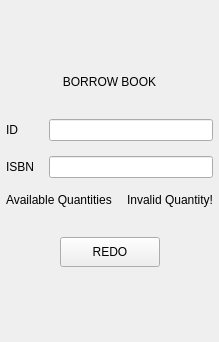
              <widget class="QWidget" name="page2">
               <layout class="QGridLayout" name="gridLayout_3">
                <property name="leftMargin">
                 <number>0</number>
                </property>
                <property name="topMargin">
                 <number>0</number>
                </property>
                <property name="rightMargin">
                 <number>0</number>
                </property>
                <property name="bottomMargin">
                 <number>0</number>
                </property>
                <property name="spacing">
                 <number>0</number>
                </property>
                <item row="0" column="1">
                 <spacer name="verticalSpacer_10">
                  <property name="orientation">
                   <enum>Qt::Vertical</enum>
                  </property>
                  <property name="sizeHint" stdset="0">
                   <size>
                    <width>20</width>
                    <height>75</height>
                   </size>
                  </property>
                 </spacer>
                </item>
                <item row="1" column="0">
                 <spacer name="horizontalSpacer_20">
                  <property name="orientation">
                   <enum>Qt::Horizontal</enum>
                  </property>
                  <property name="sizeHint" stdset="0">
                   <size>
                    <width>6</width>
                    <height>20</height>
                   </size>
                  </property>
                 </spacer>
                </item>
                <item row="1" column="1">
                 <layout class="QVBoxLayout" name="verticalLayout_23">
                  <property name="spacing">
                   <number>30</number>
                  </property>
                  <item>
                   <widget class="QLabel" name="lblTitleBorrowBook_3">
                    <property name="text">
                     <string>BORROW BOOK</string>
                    </property>
                    <property name="alignment">
                     <set>Qt::AlignCenter</set>
                    </property>
                   </widget>
                  </item>
                  <item>
                   <layout class="QVBoxLayout" name="verticalLayout_22">
                    <property name="spacing">
                     <number>30</number>
                    </property>
                    <item>
                     <layout class="QVBoxLayout" name="verticalLayout_21">
                      <property name="spacing">
                       <number>15</number>
                      </property>
                      <item>
                       <layout class="QHBoxLayout" name="horizontalLayout_10">
                        <item>
                         <layout class="QVBoxLayout" name="verticalLayout_24">
                          <item>
                           <widget class="QLabel" name="lbl_ID_3">
                            <property name="text">
                             <string>ID</string>
                            </property>
                           </widget>
                          </item>
                          <item>
                           <widget class="QLabel" name="lbl_ISBN_3">
                            <property name="text">
                             <string>ISBN</string>
                            </property>
                           </widget>
                          </item>
                         </layout>
                        </item>
                        <item>
                         <layout class="QVBoxLayout" name="verticalLayout_25">
                          <item>
                           <widget class="QLineEdit" name="lineEdit_ID_3">
                            <property name="sizePolicy">
                             <sizepolicy hsizetype="Expanding" vsizetype="Fixed">
                              <horstretch>0</horstretch>
                              <verstretch>0</verstretch>
                             </sizepolicy>
                            </property>
                            <property name="minimumSize">
                             <size>
                              <width>0</width>
                              <height>0</height>
                             </size>
                            </property>
                           </widget>
                          </item>
                          <item>
                           <widget class="QLineEdit" name="lineEdit_ISBN_3"/>
                          </item>
                         </layout>
                        </item>
                       </layout>
                      </item>
                      <item>
                       <layout class="QHBoxLayout" name="horizontalLayout_11">
                        <item>
                         <widget class="QLabel" name="lbl_AvailableBooks_2">
                          <property name="text">
                           <string>Available Quantities</string>
                          </property>
                         </widget>
                        </item>
                        <item>
                         <widget class="QLabel" name="lbl_InvalidQuantity">
                          <property name="maximumSize">
                           <size>
                            <width>16777215</width>
                            <height>27</height>
                           </size>
                          </property>
                          <property name="text">
                           <string>Invalid Quantity!</string>
                          </property>
                          <property name="alignment">
                           <set>Qt::AlignRight|Qt::AlignTrailing|Qt::AlignVCenter</set>
                          </property>
                         </widget>
                        </item>
                       </layout>
                      </item>
                     </layout>
                    </item>
                    <item>
                     <layout class="QHBoxLayout" name="horizontalLayout_12">
                      <item>
                       <spacer name="horizontalSpacer_17">
                        <property name="orientation">
                         <enum>Qt::Horizontal</enum>
                        </property>
                        <property name="sizeHint" stdset="0">
                         <size>
                          <width>40</width>
                          <height>20</height>
                         </size>
                        </property>
                       </spacer>
                      </item>
                      <item>
                       <widget class="QPushButton" name="btnRedoBorrow">
                        <property name="minimumSize">
                         <size>
                          <width>100</width>
                          <height>30</height>
                         </size>
                        </property>
                        <property name="maximumSize">
                         <size>
                          <width>100</width>
                          <height>30</height>
                         </size>
                        </property>
                        <property name="text">
                         <string>REDO</string>
                        </property>
                       </widget>
                      </item>
                      <item>
                       <spacer name="horizontalSpacer_18">
                        <property name="orientation">
                         <enum>Qt::Horizontal</enum>
                        </property>
                        <property name="sizeHint" stdset="0">
                         <size>
                          <width>40</width>
                          <height>20</height>
                         </size>
                        </property>
                       </spacer>
                      </item>
                     </layout>
                    </item>
                   </layout>
                  </item>
                 </layout>
                </item>
                <item row="1" column="2">
                 <spacer name="horizontalSpacer_19">
                  <property name="orientation">
                   <enum>Qt::Horizontal</enum>
                  </property>
                  <property name="sizeHint" stdset="0">
                   <size>
                    <width>6</width>
                    <height>20</height>
                   </size>
                  </property>
                 </spacer>
                </item>
                <item row="2" column="1">
                 <spacer name="verticalSpacer_9">
                  <property name="orientation">
                   <enum>Qt::Vertical</enum>
                  </property>
                  <property name="sizeHint" stdset="0">
                   <size>
                    <width>20</width>
                    <height>75</height>
                   </size>
                  </property>
                 </spacer>
                </item>
               </layout>
              </widget>
